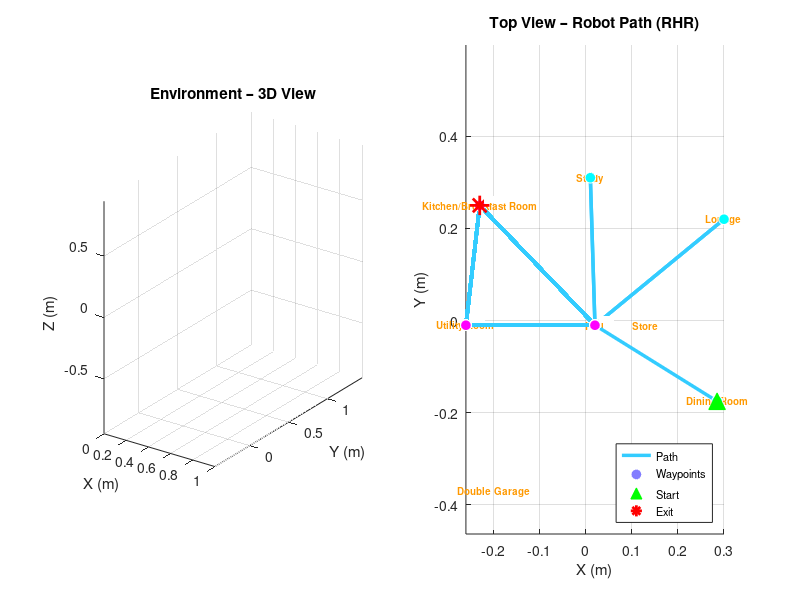

Recreate this plot in MATLAB. (Note: this script raises an error after producing the figure.)
clc; clear; close all;

%% ----------------------------------------------------------
%  1.  ROOM DATABASE
%      Each entry: rooms{i} = struct with
%        .name      – room label
%        .centre    – [x, y] in metres (from the OBJ coordinate frame)
%        .doors     – cell array of {neighbour_name, wall_number}
%                     listed clockwise from Wall 1
% ----------------------------------------------------------
rooms = struct();

% Dining Room  (start)
rooms.DiningRoom.name   = 'Dining Room';
rooms.DiningRoom.centre = [0.285, -0.175];   % right-centre of plan
rooms.DiningRoom.doors  = {{'Hall', 1}};      % single door → Hall, Wall 1

% Hall  (hub)
rooms.Hall.name   = 'Hall';
rooms.Hall.centre = [0.02, -0.01];
rooms.Hall.doors  = { ...
    {'DiningRoom',  1}, ...   % Wall 1 → Dining Room  (robot enters from here)
    {'Lounge',      2}, ...   % Wall 2 → Lounge
    {'Study',       3}, ...   % Wall 3 → Study
    {'Kitchen',     4}, ...   % Wall 4 → Kitchen/Breakfast
    {'UtilityRoom', 4}, ...   % Wall 4 → Utility Room (via Kitchen corridor)
    {'Store',       2}, ...   % Wall 2 → Store (small alcove)
    {'Garage',      1}  ...   % Wall 1 → Garage / exit
    };

% Lounge
rooms.Lounge.name   = 'Lounge';
rooms.Lounge.centre = [0.30, 0.22];
rooms.Lounge.doors  = {{'Hall', 1}};

% Study
rooms.Study.name   = 'Study';
rooms.Study.centre = [0.01, 0.31];
rooms.Study.doors  = {{'Hall', 1}};

% Kitchen / Breakfast Room
rooms.Kitchen.name   = 'Kitchen/Breakfast Room';
rooms.Kitchen.centre = [-0.23, 0.25];
rooms.Kitchen.doors  = { ...
    {'Hall',        1}, ...
    {'UtilityRoom', 2}  ...
    };

% Utility Room
rooms.UtilityRoom.name   = 'Utility Room';
rooms.UtilityRoom.centre = [-0.26, -0.01];
rooms.UtilityRoom.doors  = {{'Kitchen', 1}};

% Store
rooms.Store.name   = 'Store';
rooms.Store.centre = [0.13, -0.01];
rooms.Store.doors  = {{'Hall', 1}};

% Double Garage  (EXIT)
rooms.Garage.name   = 'Double Garage';
rooms.Garage.centre = [-0.20, -0.37];
rooms.Garage.doors  = { ...
    {'Hall',   1}, ...   % internal door → Hall
    {'EXIT',   2}  ...   % Wall 2 → outside (garage door = EXIT)
    };

%% ----------------------------------------------------------
%  2.  RIGHT-HAND RULE NAVIGATION  (graph / room-level)
%
%  State = (currentRoom, facingNeighbour)
%  The robot always faces the direction it came from (Wall 1
%  in the new room).  It then applies RHR to choose the next
%  door.
%
%  Door list in each room is stored in CLOCKWISE order from
%  Wall 1, so:
%    right  = Wall 1 index + 1  (mod n_doors)
%    straight = same index (current facing)
%    left   = Wall 1 index - 1  (mod n_doors)
%    back   = Wall 1 index  (the door it entered through)
% ----------------------------------------------------------

startRoom  = 'DiningRoom';
goalMarker = 'EXIT';
maxSteps   = 200;

path       = {startRoom};        % visited room names
directions = {};                 % turn descriptions

currentRoom  = startRoom;
cameFrom     = '';               % no previous room at start

fprintf('\n=== RIGHT-HAND RULE MAZE SOLVER ===\n');
fprintf('Start : %s\n', rooms.(startRoom).name);
fprintf('Goal  : Exit through Garage door\n\n');

solved = false;

for step = 1:maxSteps
    rDoors = rooms.(currentRoom).doors;   % doors of current room
    nDoors = numel(rDoors);

    % --- Find index of the door we came through (Wall 1 = back) ---
    backIdx = 0;
    for d = 1:nDoors
        if strcmp(rDoors{d}{1}, cameFrom)
            backIdx = d;
            break;
        end
    end
    % If no back door found (start room), treat Wall 1 as "back"
    if backIdx == 0
        backIdx = 1;
    end

    % --- RHR priority: right → straight → left → back ---
    % "right" in clockwise list = next index CW
    % Clockwise order: 1→2→3→...→n→1
    % right  = backIdx - 1  (one step CCW from back = right when facing back)
    % Actually for RHR: facing INTO room from back wall,
    %   right  = clockwise  neighbor in door list
    %   left   = counter-clockwise neighbor
    % We define: facing direction = opposite of backIdx
    %   right  = (backIdx)     mod nDoors + 1   → one CW step from entry
    %   straight = (backIdx+1) mod nDoors + 1
    %   left   = (backIdx+2)   mod nDoors + 1
    %   back   = backIdx

    tryOrder = zeros(1, nDoors);
    for k = 0:nDoors-1
        tryOrder(k+1) = mod(backIdx - 1 + k, nDoors) + 1;
        % starts CW from the door immediately right of entry
    end
    % Remove the back door (we only go back if truly stuck)
    tryOrderNB = tryOrder(tryOrder ~= backIdx);
    tryFull    = [tryOrderNB, backIdx];   % back is last resort

    turnLabels = {'RIGHT', 'STRAIGHT', 'LEFT', 'BACK'};

    moved = false;
    for t = 1:numel(tryFull)
        chosenIdx  = tryFull(t);
        chosenDest = rDoors{chosenIdx}{1};
        chosenWall = rDoors{chosenIdx}{2};

        % Determine turn label
        if     t == 1, turnStr = 'TURN RIGHT';
        elseif t == 2, turnStr = 'GO STRAIGHT';
        elseif t == 3, turnStr = 'TURN LEFT';
        else,          turnStr = 'TURN BACK (dead-end)';
        end

        fprintf('Step %3d | Room: %-25s | %s → Wall %d → %s\n', ...
            step, rooms.(currentRoom).name, turnStr, chosenWall, chosenDest);

        directions{end+1} = turnStr; %#ok<SAGROW>

        if strcmp(chosenDest, 'EXIT')
            path{end+1} = 'EXIT'; %#ok<SAGROW>
            solved = true;
            fprintf('\n*** GOAL REACHED: Robot exited through Garage door! ***\n');
            break;
        end

        cameFrom    = currentRoom;
        currentRoom = chosenDest;
        path{end+1} = currentRoom; %#ok<SAGROW>
        moved = true;
        break;
    end

    if solved, break; end
    if ~moved
        fprintf('  [STUCK – no valid move from %s]\n', currentRoom);
        break;
    end
end

if ~solved
    fprintf('\n[WARNING] Goal not reached within %d steps.\n', maxSteps);
end

%% ----------------------------------------------------------
%  3.  PRINT FULL PATH SUMMARY
% ----------------------------------------------------------
fprintf('\n--- PATH SUMMARY (%d rooms visited) ---\n', numel(path));
for i = 1:numel(path)
    if strcmp(path{i},'EXIT')
        fprintf('  %2d.  EXIT (outside)\n', i);
    else
        fprintf('  %2d.  %s\n', i, rooms.(path{i}).name);
    end
end

%% ----------------------------------------------------------
%  4.  VISUALISE IN THE OBJ ENVIRONMENT
%      (loads the same OBJ used in the provided scaffold)
% ----------------------------------------------------------
objFile = 'ground_floor_env.obj';

if exist(objFile, 'file')
    [V, F] = readObjTri(objFile);
    V = V / 1000;
    V = V - mean(V, 1);
else
    warning('OBJ file "%s" not found – showing schematic only.', objFile);
    V = []; F = [];
end

fig = figure('Color','w','Name','RHR Maze Solver – Ground Floor');

%% -- Subplot 1: 3D view --
ax3d = subplot(1,2,1);
if ~isempty(V)
    patch('Vertices',V,'Faces',F, ...
        'FaceColor',[0 0 0],'EdgeColor',[0.35 0.35 0.35],'FaceAlpha',1);
end
axis equal; grid on; view(35,25);
xlabel('X (m)'); ylabel('Y (m)'); zlabel('Z (m)');
title('Environment – 3D View');

%% -- Subplot 2: Top view with robot path --
ax2d = subplot(1,2,2);
if ~isempty(V)
    patch('Vertices',V,'Faces',F, ...
        'FaceColor',[0 0 0],'EdgeColor',[0.35 0.35 0.35],'FaceAlpha',1);
end
axis equal; grid on; view(2); hold on;
xlabel('X (m)'); ylabel('Y (m)');
title('Top View – Robot Path (RHR)');

% Room labels
roomNames = fieldnames(rooms);
for i = 1:numel(roomNames)
    rn = roomNames{i};
    c  = rooms.(rn).centre;
    text(c(1), c(2), rooms.(rn).name, ...
        'FontSize',7,'Color',[1 0.6 0], ...
        'HorizontalAlignment','center','FontWeight','bold');
end

% Collect path coordinates
pathXY = zeros(numel(path), 2);
for i = 1:numel(path)
    if strcmp(path{i},'EXIT')
        % Place EXIT slightly outside garage door
        pathXY(i,:) = rooms.Garage.centre + [0, -0.12];
    else
        pathXY(i,:) = rooms.(path{i}).centre;
    end
end

% Draw path
plot(pathXY(:,1), pathXY(:,2), '-', ...
    'Color',[0.2 0.8 1], 'LineWidth', 2.5);

% Waypoint markers
scatter(pathXY(:,1), pathXY(:,2), 60, ...
    linspace(0,1,size(pathXY,1))', ...
    'filled','MarkerEdgeColor','w','LineWidth',0.5);
colormap(ax2d, cool);

% Start marker
plot(pathXY(1,1), pathXY(1,2), 'g^', ...
    'MarkerSize',12,'MarkerFaceColor','g','DisplayName','Start');

% End marker
plot(pathXY(end,1), pathXY(end,2), 'r*', ...
    'MarkerSize',14,'LineWidth',2,'DisplayName','Exit');

% Step numbers along path
for i = 1:size(pathXY,1)
    text(pathXY(i,1)+0.01, pathXY(i,2)+0.015, num2str(i), ...
        'FontSize',7,'Color','w','FontWeight','bold');
end

legend({'Path','Waypoints','Start','Exit'}, ...
    'Location','southeast','FontSize',8,'TextColor','k');

sgtitle(sprintf('Right-Hand Rule – %d steps to exit', numel(path)-1), ...
    'FontWeight','bold');

%% ----------------------------------------------------------
%  5.  ANIMATION  – robot dot moving along path
% ----------------------------------------------------------
figure('Color','w','Name','RHR Animation');
if ~isempty(V)
    patch('Vertices',V,'Faces',F, ...
        'FaceColor',[0.08 0.08 0.08],'EdgeColor',[0.4 0.4 0.4],'FaceAlpha',1);
end
hold on; axis equal; view(2); grid on;
xlabel('X (m)'); ylabel('Y (m)');
title('Robot Animation – Right-Hand Rule');

% Draw full path as faded trail
plot(pathXY(:,1), pathXY(:,2), '--', ...
    'Color',[0.3 0.3 0.3],'LineWidth',1.2);

% Room labels
for i = 1:numel(roomNames)
    rn = roomNames{i};
    c  = rooms.(rn).centre;
    text(c(1), c(2), rooms.(rn).name, ...
        'FontSize',7,'Color',[1 0.8 0.3], ...
        'HorizontalAlignment','center','FontWeight','bold');
end

hBot   = plot(pathXY(1,1), pathXY(1,2), 'o', ...
    'MarkerSize',14,'MarkerFaceColor',[0 0.8 1],'MarkerEdgeColor','w','LineWidth',1.5);
hTrail = plot(pathXY(1,1), pathXY(1,2), '-', ...
    'Color',[0 0.8 1],'LineWidth',2);
hInfo  = text(-0.45, 0.50, '', 'Color','w','FontSize',9,'FontWeight','bold');

for i = 1:size(pathXY,1)
    % Update trail
    set(hTrail, 'XData', pathXY(1:i,1), 'YData', pathXY(1:i,2));
    % Update robot position
    set(hBot,   'XData', pathXY(i,1),   'YData', pathXY(i,2));

    % Info text
    if strcmp(path{i},'EXIT')
        infoStr = sprintf('Step %d/%d\nLOCATION: EXIT\n*** GOAL! ***', ...
            i, numel(path));
        set(hBot,'MarkerFaceColor','g');
    else
        if i <= numel(directions)
            dirStr = directions{i};
        else
            dirStr = 'START';
        end
        infoStr = sprintf('Step %d/%d\nRoom: %s\nAction: %s', ...
            i, numel(path), rooms.(path{i}).name, dirStr);
    end
    set(hInfo,'String',infoStr);

    drawnow;
    pause(0.7);
end

fprintf('\n=== SIMULATION COMPLETE ===\n');

%% =========================================================
%  LOCAL FUNCTION  –  OBJ loader (same as provided scaffold)
% =========================================================
function [V, F] = readObjTri(filename)
    fid = fopen(filename, 'r');
    if fid == -1
        error('Could not open OBJ file: %s', filename);
    end
    V = []; F = [];
    while true
        tline = fgetl(fid);
        if ~ischar(tline), break; end
        tline = strtrim(tline);
        if startsWith(tline, 'v ')
            vals = sscanf(tline(3:end), '%f');
            if numel(vals) >= 3
                V(end+1, :) = vals(1:3)'; %#ok<AGROW>
            end
        elseif startsWith(tline, 'f ')
            parts = strsplit(tline);
            idx   = zeros(1, numel(parts)-1);
            for i = 2:numel(parts)
                token      = parts{i};
                tokenParts = strsplit(token, '/');
                idx(i-1)   = str2double(tokenParts{1});
            end
            idx = idx(~isnan(idx));
            idx = idx(idx > 0);
            if numel(idx) == 3
                F(end+1, :) = idx; %#ok<AGROW>
            elseif numel(idx) > 3
                for k = 2:numel(idx)-1
                    F(end+1, :) = [idx(1) idx(k) idx(k+1)]; %#ok<AGROW>
                end
            end
        end
    end
    fclose(fid);
    F = unique(F, 'rows');
end
